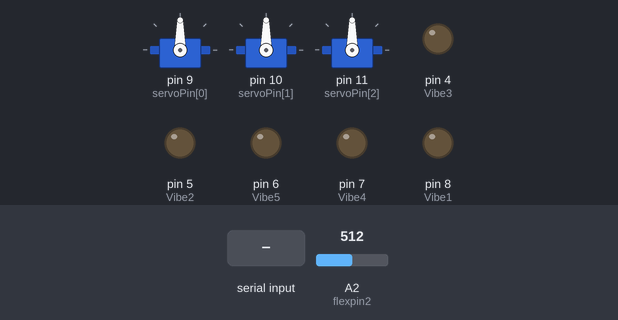
The sketch below on a simulated Arduino Uno, built with avr-gcc and run on an emulated ATmega328P. On the bench: 3 × servo, output pins drawn as LEDs (lit = HIGH). The inputs (shaded band) are chosen by the test bench; at power-on: A2 (flexpin2) = 512. What the sketch prints to the serial monitor is not drawn.

Above: at 1.2 s.
1.3 s: A2 (flexpin2) set to 446
3.0 s: A2 (flexpin2) set to 414
At 4.5 s:
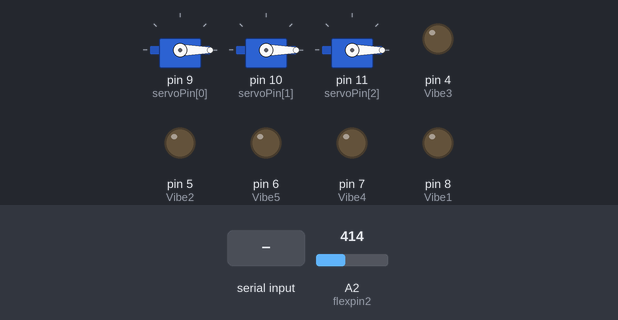
4.8 s: "1" received over the second serial link
At 5.5 s:
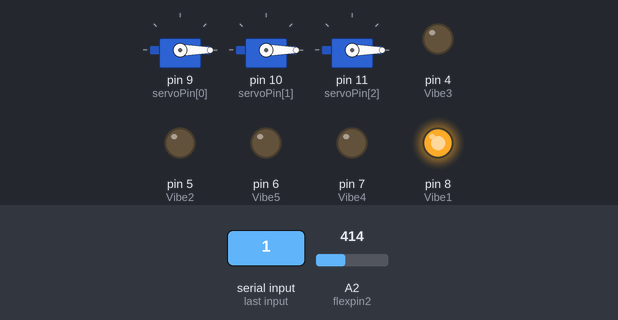
7.8 s: "2" received over the second serial link
At 8.8 s:
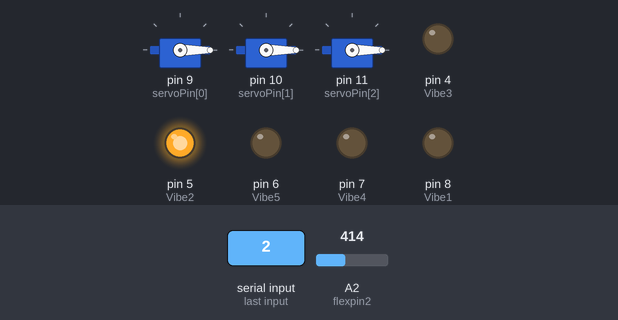
10.8 s: "3" received over the second serial link
At 12.0 s:
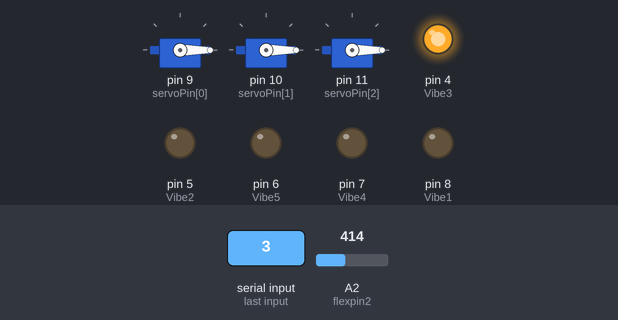
13.8 s: "4" received over the second serial link
At 14.2 s:
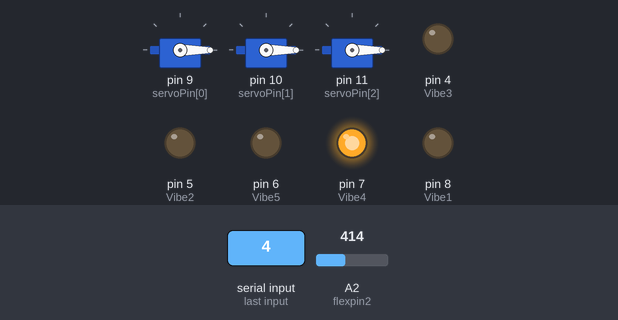
Timing chart, 0 to 16.8 s (numbered marks = the images above; inputs shaded):
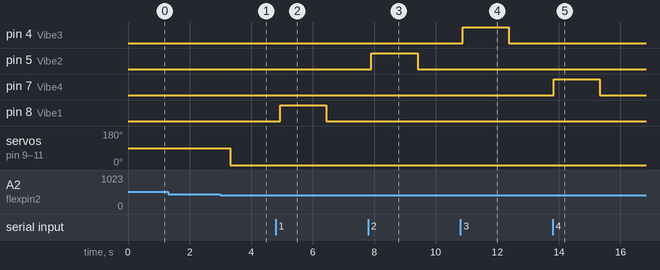

The sketch:

HapticDeviceHW.ino
```cpp
#include <Servo.h>
#include <SoftwareSerial.h>
//엄지-검지-중지-약지-새끼
#define Vibe1 8
#define Vibe2 5
#define Vibe3 4
#define Vibe4 7
#define Vibe5 6
Servo servo[3];
const byte servoPin[3]={9,10,11};
int flexpin1=A1; //검지
int flexpin2=A2; //중간손가락


const int rxPin = 2;
const int txPin = 3;

SoftwareSerial BT(rxPin, txPin);

void setup() {

  Serial.begin(9600);
  BT.begin(9600);
  servo[0].attach(servoPin[0]);
  servo[1].attach(servoPin[1]);
  servo[2].attach(servoPin[2]);
  pinMode(Vibe1, OUTPUT);
  pinMode(Vibe2, OUTPUT);
  pinMode(Vibe3, OUTPUT);
  pinMode(Vibe4, OUTPUT);
  pinMode(Vibe5, OUTPUT);
}

void loop() {
  //검지 손가락 플렉서
  /*int flexVal;
  flexVal=analogRead(flexpin1);
  //Serial.print("sensor: "); Serial.print(flexVal);
  delay(300);

  if(flexVal>450){
    servo[0].write(90);
    servo[1].write(90);
    servo[2].write(90);
    BT.println("G");

    //Serial.print("sensor: "); Serial.print(flexVal);
    Serial.println("    grabbing the block");

  }
  if(flexVal<=420){
    servo[0].write(0);
    servo[1].write(0);
    servo[2].write(0);
    delay(20);
    //Serial.print("sensor: "); Serial.print(flexVal);
    Serial.println("    normal state");

  }*/
  //중지 손가락 플렉서
  int flexVal2;
  flexVal2=analogRead(flexpin2);
  Serial.print("sensor: "); Serial.print(flexVal2);
  delay(300);

  if(flexVal2>450){
    servo[0].write(90);
    servo[1].write(90);
    servo[2].write(90);
    BT.println("G");

    //Serial.print("sensor: "); Serial.print(flexVal);
    Serial.println("    grabbing the block");

  }

  if(flexVal2<=430){
    servo[0].write(0);
    servo[1].write(0);
    servo[2].write(0);
    delay(20);
    //Serial.print("sensor: "); Serial.print(flexVal);
    Serial.println("    normal state");

  }

    if (BT.available())
   {

    char cmd = BT.read();
    //Serial.print(cmd);

    if(cmd=='1'){
      Serial.println("tumb finger viberate feedback");
      analogWrite(Vibe1, 255);
      delay(1500);
      analogWrite(Vibe1, 0);
      delay(500);
    }
    if (cmd == '2') {
      Serial.println("index finger viberate feedback");
      analogWrite(Vibe2, 255);
      delay(1500);
      analogWrite(Vibe2, 0);
      delay(500);
    }
    if (cmd == '3') {
      Serial.println("middle finger viberate feedback");
      analogWrite(Vibe3, 255);
      delay(1500);
      analogWrite(Vibe3, 0);
      delay(500);
    }
    if (cmd == '4') {
      Serial.println("ring finger viberate feedback");
      analogWrite(Vibe4, 255);
      delay(1500);
      analogWrite(Vibe4, 0);
      delay(500);
    }
    if (cmd == '5') {
      Serial.println("pinky finger viberate feedback");
      analogWrite(Vibe5, 255);
      delay(1500);
      analogWrite(Vibe5, 0);
      delay(500);
    }


   }

}
```

Measured:
- the behaviour switches between 431 and 430 on A2 (flexpin2) (found by bisection; images 0 and 1)
- after the input at 1.3 s, every drawn part: stays the same
- after the input at 3.0 s, servo on pin 9 (servoPin[0]), servo on pin 10 (servoPin[1]), servo on pin 11 (servoPin[2]): 90° → 0° after 0.32 s
- after the input at 4.8 s, pin 8 (Vibe1): LOW → HIGH after 0.15 s, → LOW 1.5 s later
- after the input at 7.8 s, pin 5 (Vibe2): LOW → HIGH after 0.11 s, → LOW 1.5 s later
- after the input at 10.8 s, pin 4 (Vibe3): LOW → HIGH after 0.07 s, → LOW 1.5 s later
- after the input at 13.8 s, pin 7 (Vibe4): LOW → HIGH at once, → LOW 1.5 s later
